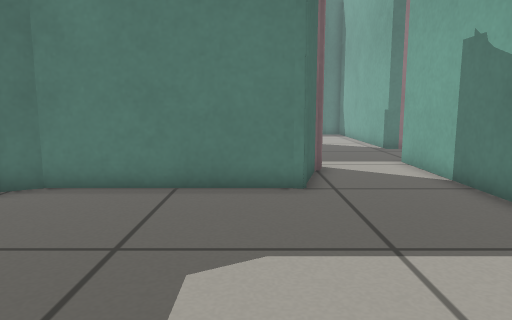
[1] (above)

17 first-person views from a walk through a robot-simulator world made for Gazebo. The camera is 0.5 m above the floor, tilts 8° down and sees 70° across. The lines on the ground mark 1 m squares. The floor is counted in squares, 0.25 m on a side. Each view is taken from the middle of a square. On the plan, view 1 faces up. The plan holds only what a view shows up to about 19 squares ahead; the rest is blank.

[2]
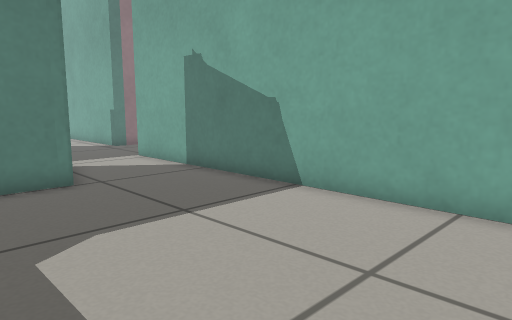

[3]
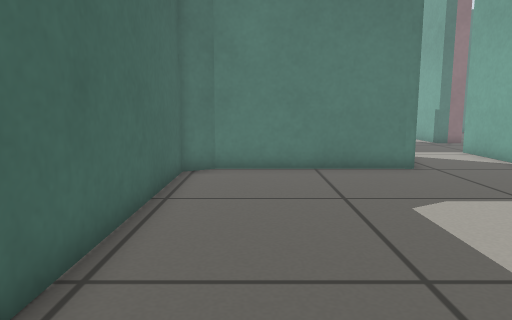

[4]
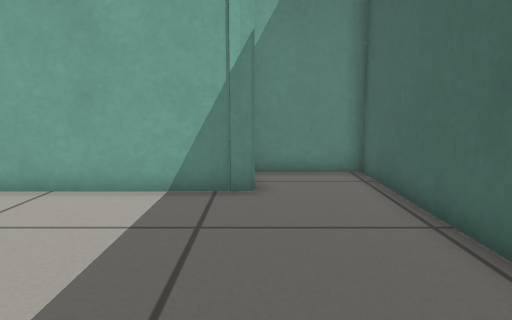

[5]
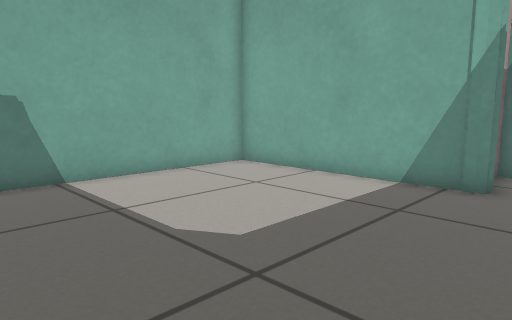

[6]
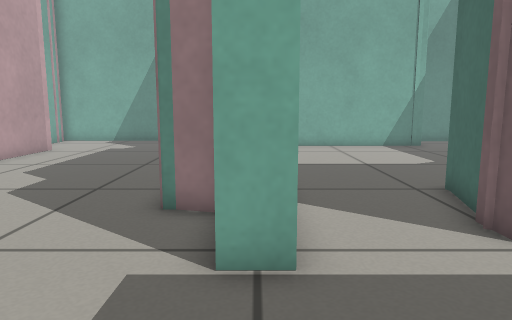

[7]
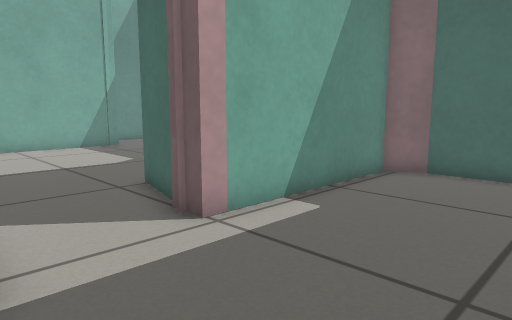

[8]
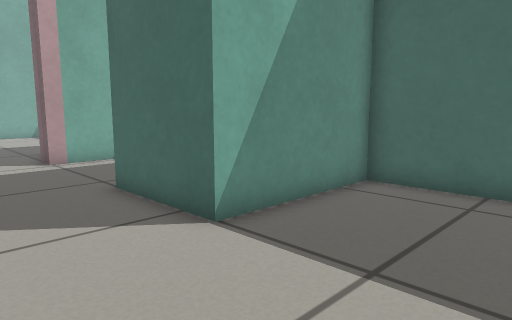

[9]
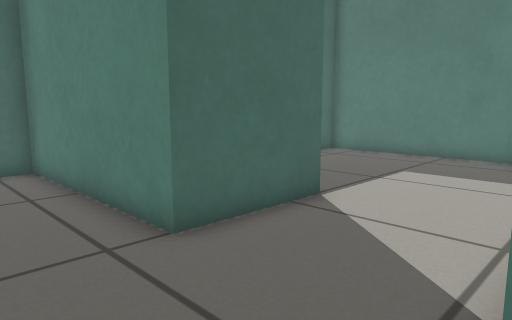

[10]
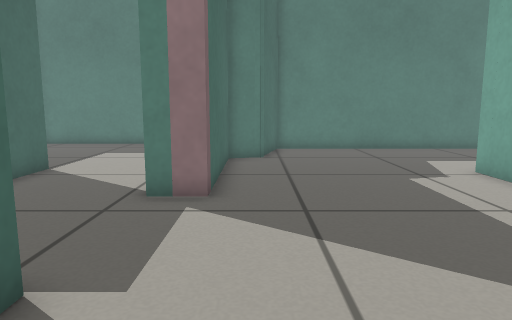

[11]
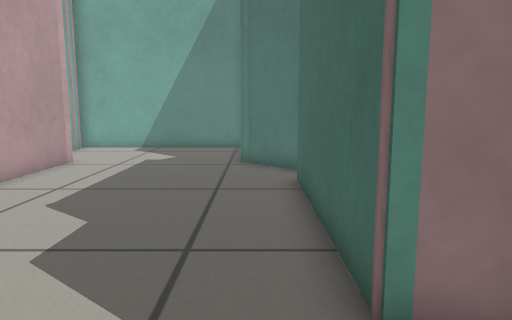

[12]
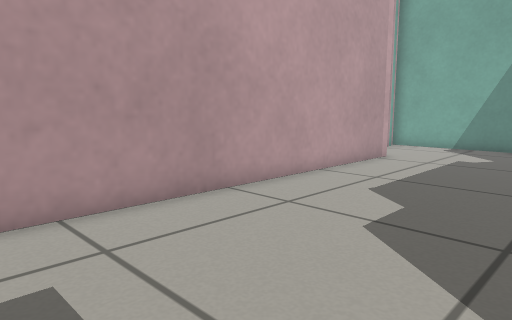

[13]
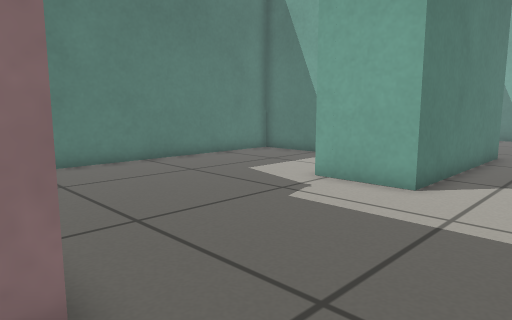

[14]
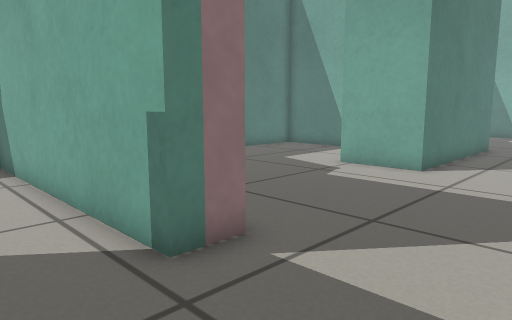

[15]
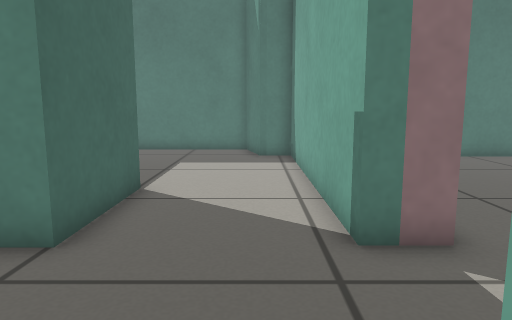

[16]
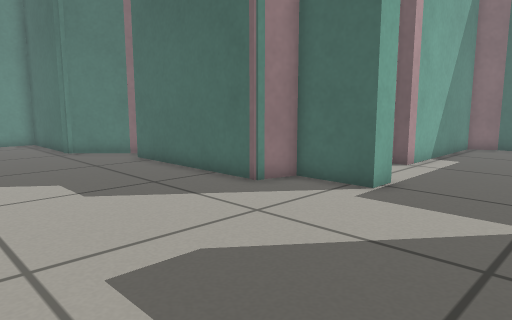

[17]
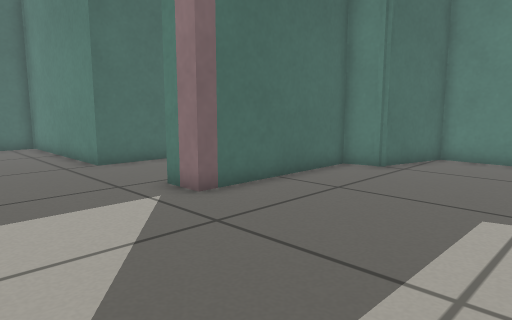

### Floor plan
Ten units are one square. View 1 is at (0, 0); x grows to the right and y downward. Boxes are objects, and circles mark ways between rooms. Rooms are numbered by the first view taken in them; rooms with no view inside come last. Other rooms are left out.
<svg viewBox="-68 -314 282 368">
<path fill="none" stroke="#000" d="M-29 17 55 17 55 -137 65 -137M-29 24 -29 18 -24 16M19 -116 12 -90 -53 -90 -63 -85 -63 45 -25 45M22 -121 18 -115M21 -127 21 -116M65 -181 65 -285 52 -285 46 -309 -33 -309 -33 -297M-33 -255 -33 -221 21 -221 21 -181 -57 -181 -57 -138 -50 -127 21 -127M160 -184 160 -215M65 -137 65 -112 78 -109 78 -39M72 -27 96 -3M94 -250 78 -246 78 -181 65 -181M160 -5 160 -139M94 0 94 44M209 -245 209 -282 101 -282 91 -247M177 41 177 32M98 48 180 49 177 35"/>
<circle cx="45" cy="-135" r="3" fill="#2a7"/>
<circle cx="75" cy="-155" r="3" fill="#2a7"/>
<text x="0" y="-40">1</text>
<text x="30" y="-220">2</text>
<text x="130" y="-130">3</text>
</svg>
Room 1 opens to room 2. Room 2 opens to room 3.

Where each view was taken, in squares from view 1:
view 1: 0 up, 0 right, facing up
view 2: 1 down, 2 left, facing up-right
view 3: 3 down, 4 left, facing up
view 4: 7 up, 3 left, facing down
view 5: 8 up, 5 left, facing down-right
view 6: 18 up, 6 right, facing down
view 7: 18 up, 6 right, facing down-left
view 8: 27 up, 6 right, facing down-left
view 9: 15 up, 7 right, facing up-left
view 10: 10 up, 9 right, facing up
view 11: 14 up, 9 right, facing down
view 12: 15 up, 9 right, facing down-right
view 13: 15 up, 7 right, facing up-right
view 14: 14 up, 4 right, facing up-right
view 15: 13 up, 5 right, facing up
view 16: 18 up, 15 right, facing down-left
view 17: 13 up, 15 right, facing up-left
